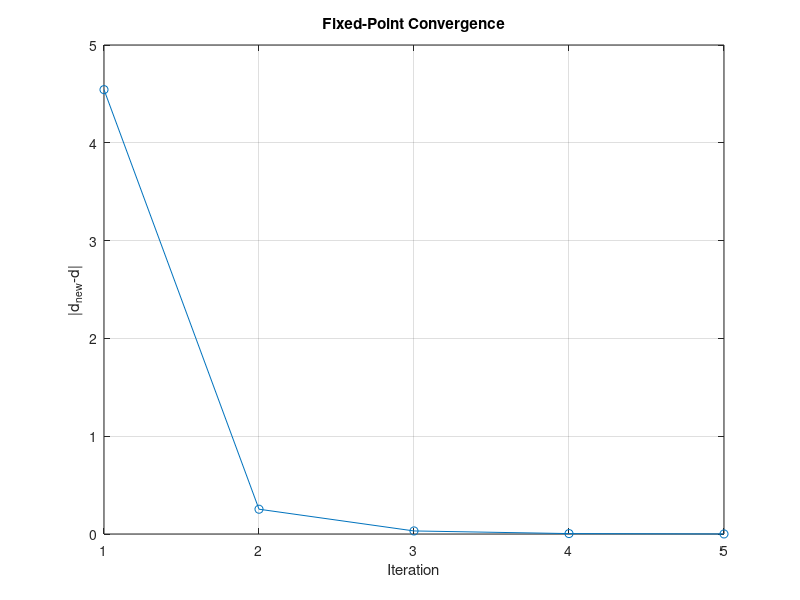
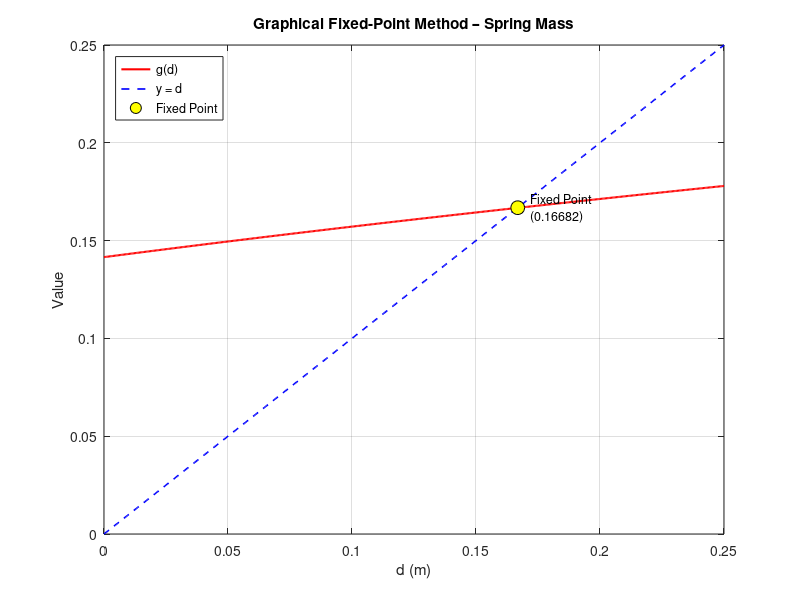

Here is the MATLAB script that generated these plots, in order:
% =========================================================
%  LAB 4 – Fixed-Point Iteration
%  Spring-mass deflection: k1=40000 N/m, k2=40 N/m^1.5
%  m=95 kg, g=9.81 m/s^2, h=0.43 m
%  g(d) = sqrt((mg*d + mgh - (2k2/5)*d^2.5) / (0.5*k1))
%  Enter initial guess when prompted (try 0.1).
% =========================================================
clc; clear;

%% Parameters
k1=40000; k2=40; m=95; g=9.81; h=0.43;
mg=m*g; mgh=mg*h;
g_fun = @(d) sqrt((mg.*d + mgh - (2*k2/5).*d.^(2.5))./(0.5*k1));

%% Iteration
d = input('Enter initial guess (try 0.1): ');
tol=0.001; errors=[];
for i=1:100
    d_new=g_fun(d); errors(end+1)=abs(d_new-d);
    fprintf('Iter %d: d = %.8f\n',i,d_new);
    if errors(end)<tol, break; end
    d=d_new;
end
root=d_new;
fprintf('Root = %.8f m\n',root);

%% Plot 1 – convergence
figure; plot(1:length(errors),errors,'-o');
xlabel('Iteration'); ylabel('|d_{new}-d|');
title('Fixed-Point Convergence'); grid on;

%% Plot 2 – g(d) vs y = d (cobweb), range covers root ~0.167
d_vals = linspace(0, 0.25, 500);
figure; plot(d_vals,g_fun(d_vals),'r','LineWidth',1.5); hold on;
plot(d_vals,d_vals,'b--','LineWidth',1.2);
plot(root,root,'ko','MarkerFaceColor','y','MarkerSize',10);
text(root+0.005,root,sprintf('Fixed Point\n(%.5f)',root),'FontSize',9);
xlabel('d (m)'); ylabel('Value');
legend('g(d)','y = d','Fixed Point','Location','northwest');
title('Graphical Fixed-Point Method – Spring Mass'); grid on;
